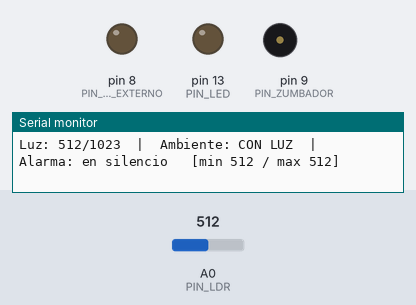
Bench run of a sketch on a simulated Arduino Uno, built with avr-gcc and run on an emulated ATmega328P. Shown: output pins drawn as LEDs (lit = HIGH), buzzer (waves = sounding, pin HIGH), the last lines printed to the serial monitor. The test bench sets the inputs (shaded band); at power-on: A0 (PIN_LDR) = 512.

Above: at 1.3 s.
1.4 s: A0 (PIN_LDR) set to 292
2.9 s: A0 (PIN_LDR) set to 264
At 3.95 s:
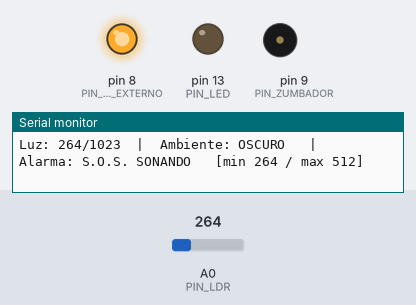
5.9 s: A0 (PIN_LDR) set to 373
8.9 s: A0 (PIN_LDR) set to 389
At 10.1 s:
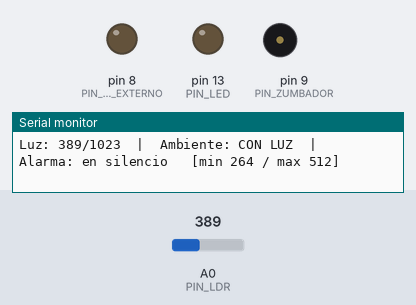
10.4 s: A0 (PIN_LDR) set to 270
At 11.9 s:
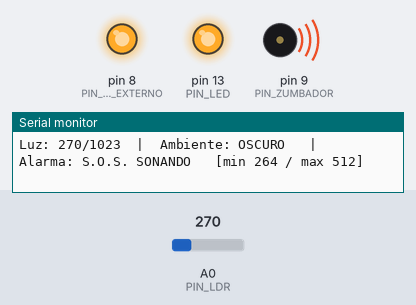
Timing chart, 0 to 14.4 s (numbered marks = the images above; inputs shaded):
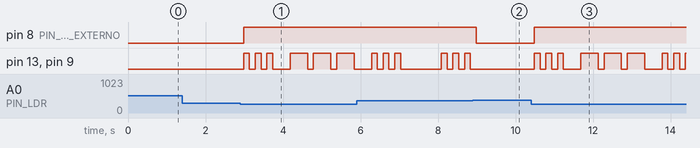

The sketch:

detector_oscuridad.ino
```cpp
/*
  ============================================================================
  Detector de oscuridad que emite S.O.S.
  ============================================================================
  Autor : Cristian Carrera
  Placa : Elegoo UNO R3 (compatible Arduino UNO)

  Se uso asistencia de IA (Claude) para depurar y documentar. El montaje, la
  calibracion y las pruebas sobre la placa son propios.

  ============================================================================
  EL OBJETIVO, TEXTUAL
  ============================================================================
  "Medidor de ausencia o no de luz: Solo emitir el sonido del S.O.S. cuando no
   exista luz en el entorno o ambiente en donde se pruebe o ejecute la
   funcionalidad de dicho detector."

  Eso es todo: una magnitud que se mide, una condicion que se evalua, y un
  S.O.S. que suena mientras esa condicion se cumpla.

  El planteamiento original ofrecia cuatro variantes -A temperatura, B humedad, C luz, y D
  cualquiera de esas mas un display- y pide realizar UNA. Se eligio la C.

  ============================================================================
  CODIGO DE PARTIDA (tutorial "night light" tal cual se dio, sin modificar)
  ============================================================================
  Este es el sketch base del que se partio. A partir de aqui se hicieron las
  cuatro investigaciones que siguen, hasta llegar a la version final que
  esta mas abajo en este mismo archivo.

  // arduino tutorials:
  // https://www.sciencebuddies.org/science-fair-projects/references/how-to-use-an-arduino
  //
  // automatic "night light"
  // turn LED on when light levels drop too low
  //
  // const int led = 8;          // led pin
  // const int sensor_pin = A0;  // sensor pin
  // int sensor;                 // sensor reading
  // const int threshold = 500;  // threshold to turn LED on
  //
  // void setup(){  // setup code that only runs once
  //   pinMode(led, OUTPUT);  // set LED pin as output
  //   Serial.begin(9600);    // initialize serial communication
  // }
  //
  // void loop(){   // code that loops forever
  //   sensor = analogRead(sensor_pin);   // read sensor value
  //   Serial.println(sensor);           // print sensor value
  //   if(sensor<threshold){  // if sensor reading is less than threshold
  //     digitalWrite(led,HIGH);  // turn LED on
  //   }
  //   else{  // else, if sensor reading is greater than threshold
  //     digitalWrite(led,LOW);    // turn LED off
  //   }
  // }

  ============================================================================
  INVESTIGACION PREVIA 1: COMO SE MIDE LA LUZ CON UNA LDR
  ============================================================================
  Una LDR (fotorresistencia) es una resistencia que CAMBIA de valor segun la
  luz que le llega:

        a oscuras ....... cientos de miles de ohmios, hasta megaohmios
        con luz ......... unos cientos de ohmios

  El problema es que Arduino no sabe medir resistencia. Sus entradas
  analogicas solo miden VOLTAJE, de 0 a 5 V, y lo convierten a un numero de
  0 a 1023.

  Se resuelve con un DIVISOR DE TENSION: se pone la LDR en serie con una
  resistencia fija de 10k y se lee el punto intermedio.

        5V ---- LDR ----+---- 10k ---- GND
                        |
                        A0

  Al cambiar la LDR cambia el reparto del voltaje entre las dos, y ese punto
  medio sube o baja. Con este orden:

        hay luz  -> la LDR baja de valor -> A0 sube  -> numero ALTO
        oscuro   -> la LDR sube de valor -> A0 baja  -> numero BAJO

  Si al montarlo sale al reves -tapar la LDR sube el numero- no hay que
  recablear: se cambia OSCURO_ES_VALOR_BAJO aqui abajo y listo.

  ============================================================================
  INVESTIGACION PREVIA 2: POR QUE DOS UMBRALES Y NO UNO
  ============================================================================
  Lo natural seria un solo numero: por debajo de 300, oscuro.

  El problema es lo que pasa JUSTO en ese punto. La lectura nunca es estable
  del todo, y con una sola frontera el detector se pone a entrar y salir de la
  alarma varias veces por segundo. El S.O.S. arrancaria y se cortaria sin
  parar. Eso se llama rebote o parpadeo de estado.

  La solucion se llama HISTERESIS: se usan DOS umbrales separados.

        entra en alarma cuando baja de 280
        sale de la alarma cuando sube de 380

  Entre 280 y 380 no pasa nada: se mantiene el estado en el que estuviera. Asi
  hace falta un cambio de luz de verdad para que conmute, y no el ruido de la
  lectura. Es el mismo principio del termostato de una nevera.

  ============================================================================
  LOS UMBRALES HAY QUE CALIBRARLOS, NO COPIARLOS
  ============================================================================
  Los numeros que salen de la LDR dependen de tres cosas: el modelo concreto de
  fotorresistencia, el valor de la resistencia fija, y la luz que haya en el
  sitio donde se prueba. Un tutorial cualquiera pone 500 porque es lo que le
  salia a el en su cuarto; no tiene por que servir aqui.

  Por eso el programa muestra en el monitor serie el valor MINIMO y el MAXIMO
  que ha visto desde que arranco. Calibrarlo son treinta segundos:

     1. Subir el sketch y abrir el monitor serie a 9600.
     2. Dejar el ambiente con la luz normal unos segundos: ese es el maximo.
     3. Tapar la LDR con el dedo: ese es el minimo.
     4. Poner los dos umbrales entre esos dos valores, separados entre si.
        Con min=90 y max=700, por ejemplo, van bien 280 y 380.

  Si al tapar la LDR el numero SUBE en vez de bajar, no hay que recablear: se
  cambia OSCURO_ES_VALOR_BAJO a false.

  ============================================================================
  INVESTIGACION PREVIA 3: EL CODIGO MORSE DEL S.O.S.
  ============================================================================
  El S.O.S. no son las iniciales de ninguna frase. Se eligio en 1906 porque su
  patron es el mas simple e inconfundible:

        S = tres puntos    . . .
        O = tres rayas     _ _ _
        S = tres puntos    . . .

  El estandar fija todas las duraciones como multiplos de la unidad basica,
  que es lo que dura un punto:

        punto ................... 1 unidad
        raya .................... 3 unidades
        espacio entre simbolos .. 1 unidad
        espacio entre letras .... 3 unidades
        espacio entre palabras .. 7 unidades

  Por eso el patron se guarda como una lista de duraciones en unidades, no en
  milisegundos: cambiando UNIDAD se acelera o se ralentiza el mensaje entero
  sin tocar nada mas.

  ============================================================================
  INVESTIGACION PREVIA 4: SOPORTA ARDUINO HILOS O TAREAS?
  ============================================================================
  El ATmega328P del UNO tiene UN nucleo y ningun sistema operativo: hilos
  reales NO hay. Pero si hay CONCURRENCIA, que no es lo mismo que paralelismo.

     Secuencial  -> una instruccion tras otra, bloqueando
     Concurrente -> varias tareas PROGRESAN INTERCALADAS      (si, con millis)
     Paralelo    -> varias tareas se ejecutan A LA VEZ        (no: 1 nucleo)
     Distribuido -> tareas en MAQUINAS distintas, por mensajes (si, con red)

  Aqui hace falta de verdad: mientras suena el S.O.S. hay que seguir midiendo
  la luz, porque si se enciende la lampara la alarma tiene que callarse en el
  acto. Con delay() eso es imposible: el ciclo del S.O.S. dura 5,1 segundos y
  durante todos ellos el micro estaria bloqueado, sordo y ciego.

  Por eso en este programa NO HAY UN SOLO delay(). El S.O.S. esta escrito como
  MAQUINA DE ESTADOS: en cada vuelta mira el reloj, y si al simbolo actual ya
  se le acabo el tiempo, pasa al siguiente. Entre simbolo y simbolo el
  programa queda libre para hacer lo demas.

  ============================================================================
  INVESTIGACION PREVIA 5: ESTRUCTURAS DE CONTROL
  ============================================================================
    if / else if -> decide por RANGOS. Aqui compara la luz medida contra los
                    dos umbrales de la histeresis, y decide si a cada simbolo
                    del Morse le toca sonar o callar.
    switch       -> elige entre VALORES discretos. Aqui NO se usa, y conviene
                    decir por que: solo hay dos estados posibles -hay luz o no
                    la hay- y para dos casos un if se lee mejor que un switch.
                    En la version de simulador, que maneja varios estados de
                    temperatura y humedad, si esta justificado y si se usa.
    for          -> repite un numero CONOCIDO de veces. Aqui tampoco se usa, y
                    tambien es una decision: recorrer el patron del S.O.S. con
                    un for obligaria a esperar dentro del bucle, y entonces el
                    programa dejaria de medir la luz mientras suena la alarma.
                    En su lugar el patron se recorre con un indice (pasoMorse)
                    que avanza una posicion por vuelta del loop, sin bloquear.
    while        -> repite MIENTRAS se cumpla algo. No se usa por la misma
                    razon que el for. El unico while del programa es el que
                    Arduino tiene por dentro, que llama a loop() sin parar.

  La conclusion es la interesante: en un programa que no puede bloquearse, los
  bucles clasicos se sustituyen por una maquina de estados que avanza un paso
  en cada vuelta. Es el mismo trabajo, repartido en el tiempo.


  ============================================================================
  MONTAJE
  ============================================================================
     LDR (fotorresistencia)          Arduino
       una pata  ----------------->   5V
       otra pata ----------------->   A0   y ademas
                                      A0 ---- 10k ---- GND

     La LDR no tiene polaridad: da igual cual pata va a cada lado.

     Zumbador                        Arduino
       + (pata larga) ------------>   pin 9
       - (pata corta) ------------>   GND

  El LED del pin 13 ya viene soldado en la placa, con su resistencia. No hay
  que conectar nada para usarlo.

     LED externo                     Arduino
       anodo (pata larga) -------->   pin 8, a traves de una resistencia
       cátodo (pata corta) ------->   GND                   (220-330 ohm)

  Este LED externo queda ENCENDIDO FIJO mientras dure la oscuridad (no
  parpadea el S.O.S.); es solo un indicador visual aparte del zumbador y del
  LED 13, que si siguen el patron Morse.

  Total: cuatro cables y dos resistencias. El zumbador ya estaba en el pin 9
  de otro montaje, asi que solo se añaden la LDR y el LED del pin 8.

  Ninguna libreria. Nada que instalar.
  ============================================================================
*/

// ---------------------------------------------------------------------------
// Mapa de pines
// ---------------------------------------------------------------------------
const int PIN_LDR          = A0;
const int PIN_ZUMBADOR     = 9;
const int PIN_LED          = 13;  // el de la placa, con su resistencia incluida
const int PIN_LED_EXTERNO  = 8;   // LED aparte, como en el sketch original

// ---------------------------------------------------------------------------
// QUE TIPO DE ZUMBADOR HAY CONECTADO
//
// Pasivo : no suena solo, hay que darle la frecuencia con tone().
// Activo : trae su propio oscilador; basta con darle corriente.
//
// El del montaje es ACTIVO, comprobado con el sketch Prueba_Zumbador: sono en
// la fase de 5V fijo y no en la de tone(). Por eso esto va en false.
//
// El S.O.S. se distingue igual con los dos, porque lo que lo identifica es el
// RITMO de los simbolos, no la altura del tono.
// ---------------------------------------------------------------------------
const bool ZUMBADOR_PASIVO = false;

// ---------------------------------------------------------------------------
// Sentido de la lectura.
//
// Con el montaje de arriba, oscuro da numeros BAJOS. Si al probarlo sale al
// reves -tapar la LDR sube el numero- se cambia esto a false y no hay que
// tocar ni un cable.
// ---------------------------------------------------------------------------
const bool OSCURO_ES_VALOR_BAJO = true;

// ---------------------------------------------------------------------------
// Los dos umbrales de la histeresis (ver la investigacion previa 2)
// ---------------------------------------------------------------------------
const int UMBRAL_ENTRA_OSCURO = 280;   // por debajo de esto, arranca el S.O.S.
const int UMBRAL_SALE_OSCURO  = 380;   // por encima de esto, se calla

// ---------------------------------------------------------------------------
// El patron del S.O.S., en unidades Morse.
// Posiciones pares = suena; impares = silencio.
//
//    . . .        _ _ _        . . .
// ---------------------------------------------------------------------------
const int PATRON_SOS[] = {
  1,1, 1,1, 1,3,      // S: tres puntos, y espacio de letra
  3,1, 3,1, 3,3,      // O: tres rayas,  y espacio de letra
  1,1, 1,1, 1,7       // S: tres puntos, y espacio de palabra
};
const int PASOS_SOS = sizeof(PATRON_SOS) / sizeof(PATRON_SOS[0]);

const unsigned long UNIDAD = 150;   // ms que dura un punto
const int TONO_SOS = 1000;          // Hz; solo se usa si el zumbador es pasivo

// ---------------------------------------------------------------------------
// Ritmo de las tareas. Ningun delay() en todo el programa.
// ---------------------------------------------------------------------------
const unsigned long PERIODO_MEDICION = 100;
const unsigned long PERIODO_REPORTE  = 500;

// ---------------------------------------------------------------------------
// Estado
// ---------------------------------------------------------------------------
int  lecturaLuz   = 0;
bool hayOscuridad = false;      // ¿estamos en alarma?

// Extremos vistos desde que arranco, para poder calibrar los umbrales.
int  luzMinima = 1023;
int  luzMaxima = 0;

int  pasoMorse      = 0;        // en que simbolo del patron vamos
bool morseArrancado = false;

unsigned long tMedicion = 0;
unsigned long tMorse    = 0;
unsigned long tReporte  = 0;

// ===========================================================================
void setup() {
  Serial.begin(9600);

  pinMode(PIN_ZUMBADOR,    OUTPUT);
  pinMode(PIN_LED,         OUTPUT);
  pinMode(PIN_LED_EXTERNO, OUTPUT);
  // Las entradas analogicas no necesitan pinMode para leerlas.

  Serial.println(F("== Detector de oscuridad =="));
  Serial.println(F("Cristian Carrera"));
  Serial.println();
  Serial.print(F("Entra en alarma por debajo de "));   Serial.println(UMBRAL_ENTRA_OSCURO);
  Serial.print(F("Sale de la alarma por encima de ")); Serial.println(UMBRAL_SALE_OSCURO);
  Serial.println(F("Entre esos dos valores se mantiene el estado (histeresis)."));
  Serial.println(F("Usa el [min/max] del final de cada linea para calibrarlos."));
  Serial.println();
}

// ---------------------------------------------------------------------------
// loop() es el planificador: le ofrece el turno a cada tarea, sin bloquear.
// ---------------------------------------------------------------------------
void loop() {
  unsigned long ahora = millis();

  tareaMedirLuz(ahora);
  tareaAlarma(ahora);
  tareaReportar(ahora);
}

// ===========================================================================
// TAREA 1 - Medir la luz y decidir si hay oscuridad
// ===========================================================================
void tareaMedirLuz(unsigned long ahora) {
  if (ahora - tMedicion < PERIODO_MEDICION) return;
  tMedicion = ahora;

  lecturaLuz = analogRead(PIN_LDR);
  int claridad = claridadNormalizada();

  if (claridad < luzMinima) luzMinima = claridad;
  if (claridad > luzMaxima) luzMaxima = claridad;

  // Aqui esta la histeresis: cada frontera se comprueba solo en el sentido en
  // el que puede cruzarse. Estando a oscuras no se mira el umbral de entrada,
  // y estando en claro no se mira el de salida.
  if (!hayOscuridad && claridad < UMBRAL_ENTRA_OSCURO) {
    hayOscuridad = true;
    digitalWrite(PIN_LED_EXTERNO, HIGH);  // fijo mientras dure la oscuridad
    reiniciarMorse();
  } else if (hayOscuridad && claridad > UMBRAL_SALE_OSCURO) {
    hayOscuridad = false;
    digitalWrite(PIN_LED_EXTERNO, LOW);
    callar();
    digitalWrite(PIN_LED, LOW);
  }
}

// ---------------------------------------------------------------------------
// Devuelve siempre "cuanta luz hay", de 0 a 1023, sin importar como este
// cableada la LDR. Asi el resto del programa razona en un solo sentido.
// ---------------------------------------------------------------------------
int claridadNormalizada() {
  return OSCURO_ES_VALOR_BAJO ? lecturaLuz : (1023 - lecturaLuz);
}

// ===========================================================================
// TAREA 2 - El S.O.S., como maquina de estados
//
// No usa delay(): en cada vuelta mira si al simbolo actual se le acabo el
// tiempo. Si no, se sale y deja el micro libre. Por eso la luz se sigue
// midiendo mientras suena, y la alarma se corta en el acto al dar luz.
// ===========================================================================
void tareaAlarma(unsigned long ahora) {
  if (!hayOscuridad) return;

  // Al entrar en alarma hay que emitir YA el primer simbolo. Sin esto se
  // esperaria la duracion del paso 0 antes de sonar, y el primer punto del
  // mensaje se perderia.
  if (!morseArrancado) {
    morseArrancado = true;
    tMorse = ahora;
    aplicarPasoMorse();
    return;
  }

  unsigned long duracion = (unsigned long)PATRON_SOS[pasoMorse] * UNIDAD;
  if (ahora - tMorse < duracion) return;      // al simbolo actual aun le queda

  tMorse = ahora;
  pasoMorse++;
  if (pasoMorse >= PASOS_SOS) pasoMorse = 0;  // el mensaje se repite
  aplicarPasoMorse();
}

// ---------------------------------------------------------------------------
// Las posiciones pares del patron suenan; las impares son silencio.
// El LED sigue al zumbador, para que el S.O.S. tambien se vea.
// ---------------------------------------------------------------------------
void aplicarPasoMorse() {
  bool suena = (pasoMorse % 2 == 0);
  digitalWrite(PIN_LED, suena);
  if (suena) sonar(TONO_SOS); else callar();
}

void reiniciarMorse() {
  pasoMorse = 0;
  morseArrancado = false;
}

// ---------------------------------------------------------------------------
// Una sola puerta para el sonido, valida para los dos tipos de zumbador. Asi
// el resto del programa dice "suena" o "callate" sin saber cual esta puesto.
// ---------------------------------------------------------------------------
void sonar(int frecuencia) {
  if (ZUMBADOR_PASIVO) {
    tone(PIN_ZUMBADOR, frecuencia);
  } else {
    digitalWrite(PIN_ZUMBADOR, HIGH);   // el activo se enciende y ya
  }
}

void callar() {
  if (ZUMBADOR_PASIVO) {
    noTone(PIN_ZUMBADOR);
  } else {
    digitalWrite(PIN_ZUMBADOR, LOW);
  }
}

// ===========================================================================
// TAREA 3 - Informe por el monitor serie (9600 baudios)
// ===========================================================================
void tareaReportar(unsigned long ahora) {
  if (ahora - tReporte < PERIODO_REPORTE) return;
  tReporte = ahora;

  Serial.print(F("Luz: "));
  Serial.print(claridadNormalizada());
  Serial.print(F("/1023"));

  Serial.print(F("  |  Ambiente: "));
  Serial.print(hayOscuridad ? F("OSCURO ") : F("CON LUZ"));

  Serial.print(F("  |  Alarma: "));
  Serial.print(hayOscuridad ? F("S.O.S. SONANDO") : F("en silencio"));

  // Para calibrar: tapar la LDR baja el minimo, destaparla sube el maximo.
  // Los dos umbrales deben quedar entre estos dos numeros.
  Serial.print(F("   [min "));
  Serial.print(luzMinima);
  Serial.print(F(" / max "));
  Serial.print(luzMaxima);
  Serial.println(F("]"));
}
```

Measured:
- the behaviour switches between 280 and 279 on A0 (PIN_LDR) (found by bisection; images 0 and 1)
- the behaviour switches between 380 and 381 on A0 (PIN_LDR) (found by bisection; images 1 and 2)
- after the input at 2.9 s, pin 8 (PIN_LED_EXTERNO): LOW → HIGH after 0.09 s; pin 13 (PIN_LED), pin 9 (PIN_ZUMBADOR): LOW → HIGH after 0.09 s, → LOW 0.15 s later, → HIGH 0.15 s later, → LOW 0.15 s later, … (12 changes in this stretch)
- after the input at 8.9 s, pin 8 (PIN_LED_EXTERNO): HIGH → LOW after 0.08 s; pin 13 (PIN_LED), pin 9 (PIN_ZUMBADOR): stops changing and stays LOW
- after the input at 10.4 s, pin 8 (PIN_LED_EXTERNO): LOW → HIGH after 0.09 s; pin 13 (PIN_LED), pin 9 (PIN_ZUMBADOR): LOW → HIGH after 0.09 s, → LOW 0.15 s later, → HIGH 0.15 s later, → LOW 0.15 s later, … (17 changes in this stretch)
